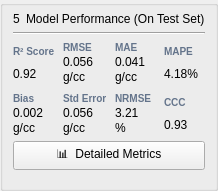
          <widget class="QGroupBox" name="grpModelPerf">
           <property name="title"><string></string></property>
           <property name="minimumWidth"><number>260</number></property>
           <layout class="QVBoxLayout" name="s5VL">
            <property name="spacing"><number>6</number></property>
            <property name="leftMargin">
      <number>10</number>
     </property>
     <property name="topMargin">
      <number>6</number>
     </property>
     <property name="rightMargin">
      <number>10</number>
     </property>
     <property name="bottomMargin">
      <number>8</number>
     </property>
            <!-- Header -->
            <item>
             <layout class="QHBoxLayout" name="s5TitleHL">
              <property name="spacing"><number>6</number></property>
              <item>
               <widget class="QLabel" name="sec5Num">
                <property name="objectName"><string>secNum</string></property>
                <property name="text"><string>5</string></property>
               </widget>
              </item>
              <item>
               <widget class="QLabel" name="sec5Title">
                <property name="objectName"><string>secTitle</string></property>
                <property name="text"><string>Model Performance (On Test Set)</string></property>
               </widget>
              </item>
             </layout>
            </item>
            <item><widget class="QFrame" name="s5Div"><property name="frameShape"><enum>QFrame::HLine</enum></property><property name="frameShadow"><enum>QFrame::Sunken</enum></property></widget></item>
            <!-- Metrics grid row 1 -->
            <item>
             <layout class="QGridLayout" name="s5MetricGrid">
              <property name="spacing"><number>8</number></property>
              <!-- R2 -->
              <item row="0" column="0">
               <layout class="QVBoxLayout" name="r2VL">
                <property name="spacing"><number>1</number></property>
                <item><widget class="QLabel" name="lblR2Key"><property name="styleSheet"><string>font-size:10px;color:#64748B;font-weight:600;</string></property><property name="text"><string>R² Score</string></property></widget></item>
                <item><widget class="QLabel" name="lblR2Val"><property name="objectName"><string>metricValGreen</string></property><property name="text"><string>0.92</string></property></widget></item>
               </layout>
              </item>
              <!-- RMSE -->
              <item row="0" column="1">
               <layout class="QVBoxLayout" name="rmseVL">
                <property name="spacing"><number>1</number></property>
                <item><widget class="QLabel" name="lblRMSEKey"><property name="styleSheet"><string>font-size:10px;color:#64748B;font-weight:600;</string></property><property name="text"><string>RMSE</string></property></widget></item>
                <item><widget class="QLabel" name="lblRMSEVal"><property name="objectName"><string>metricValBlue</string></property><property name="text"><string>0.056</string></property></widget></item>
                <item><widget class="QLabel" name="lblRMSEUnit"><property name="objectName"><string>metricUnit</string></property><property name="text"><string>g/cc</string></property></widget></item>
               </layout>
              </item>
              <!-- MAE -->
              <item row="0" column="2">
               <layout class="QVBoxLayout" name="maeVL">
                <property name="spacing"><number>1</number></property>
                <item><widget class="QLabel" name="lblMAEKey"><property name="styleSheet"><string>font-size:10px;color:#64748B;font-weight:600;</string></property><property name="text"><string>MAE</string></property></widget></item>
                <item><widget class="QLabel" name="lblMAEVal"><property name="objectName"><string>metricValBlue</string></property><property name="text"><string>0.041</string></property></widget></item>
                <item><widget class="QLabel" name="lblMAEUnit"><property name="objectName"><string>metricUnit</string></property><property name="text"><string>g/cc</string></property></widget></item>
               </layout>
              </item>
              <!-- MAPE -->
              <item row="0" column="3">
               <layout class="QVBoxLayout" name="mapeVL">
                <property name="spacing"><number>1</number></property>
                <item><widget class="QLabel" name="lblMAPEKey"><property name="styleSheet"><string>font-size:10px;color:#64748B;font-weight:600;</string></property><property name="text"><string>MAPE</string></property></widget></item>
                <item><widget class="QLabel" name="lblMAPEVal"><property name="objectName"><string>metricValOrange</string></property><property name="text"><string>4.18%</string></property></widget></item>
               </layout>
              </item>
              <!-- Bias -->
              <item row="1" column="0">
               <layout class="QVBoxLayout" name="biasVL">
                <property name="spacing"><number>1</number></property>
                <item><widget class="QLabel" name="lblBiasKey"><property name="styleSheet"><string>font-size:10px;color:#64748B;font-weight:600;</string></property><property name="text"><string>Bias</string></property></widget></item>
                <item><widget class="QLabel" name="lblBiasVal"><property name="objectName"><string>metricValSm</string></property><property name="text"><string>0.002</string></property></widget></item>
                <item><widget class="QLabel" name="lblBiasUnit"><property name="objectName"><string>metricUnit</string></property><property name="text"><string>g/cc</string></property></widget></item>
               </layout>
              </item>
              <!-- Std Error -->
              <item row="1" column="1">
               <layout class="QVBoxLayout" name="stdVL">
                <property name="spacing"><number>1</number></property>
                <item><widget class="QLabel" name="lblStdKey"><property name="styleSheet"><string>font-size:10px;color:#64748B;font-weight:600;</string></property><property name="text"><string>Std Error</string></property></widget></item>
                <item><widget class="QLabel" name="lblStdVal"><property name="objectName"><string>metricValSm</string></property><property name="text"><string>0.056</string></property></widget></item>
                <item><widget class="QLabel" name="lblStdUnit"><property name="objectName"><string>metricUnit</string></property><property name="text"><string>g/cc</string></property></widget></item>
               </layout>
              </item>
              <!-- NRMSE -->
              <item row="1" column="2">
               <layout class="QVBoxLayout" name="nrmseVL">
                <property name="spacing"><number>1</number></property>
                <item><widget class="QLabel" name="lblNRMSEKey"><property name="styleSheet"><string>font-size:10px;color:#64748B;font-weight:600;</string></property><property name="text"><string>NRMSE</string></property></widget></item>
                <item><widget class="QLabel" name="lblNRMSEVal"><property name="objectName"><string>metricValSm</string></property><property name="text"><string>3.21</string></property></widget></item>
                <item><widget class="QLabel" name="lblNRMSEUnit"><property name="objectName"><string>metricUnit</string></property><property name="text"><string>%</string></property></widget></item>
               </layout>
              </item>
              <!-- CCC -->
              <item row="1" column="3">
               <layout class="QVBoxLayout" name="cccVL">
                <property name="spacing"><number>1</number></property>
                <item><widget class="QLabel" name="lblCCCKey"><property name="styleSheet"><string>font-size:10px;color:#64748B;font-weight:600;</string></property><property name="text"><string>CCC</string></property></widget></item>
                <item><widget class="QLabel" name="lblCCCVal"><property name="objectName"><string>metricValSmGreen</string></property><property name="text"><string>0.93</string></property></widget></item>
               </layout>
              </item>
             </layout>
            </item>
            <!-- Detailed Metrics button -->
            <item>
             <widget class="QPushButton" name="btnDetailedMetrics">
              <property name="objectName"><string>btnDetailedMetrics</string></property>
              <property name="text"><string>📊  Detailed Metrics</string></property>
             </widget>
            </item>
            <item>
             <spacer>
              <property name="orientation"><enum>Qt::Vertical</enum></property>
              <property name="sizeHint" stdset="0"><size><width>20</width><height>10</height></size></property>
             </spacer>
            </item>
           </layout>
          </widget>
